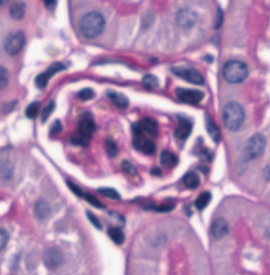
#> input picture data/original_images/P44F_PAS.tif, 270 x 275 px, found by its file name; its folder holds only this picture in this run
$ python 2_nuclei_segmentation.py
#> lines starting #> are read from the running program, lines starting #| are printed output that depends on the picture; after the words box and inside, x2 and y2 are one past the last pixel; in counts of white or black regions, pixels touching at a corner belong together
import os
import cv2
import numpy as np
from skimage import io, exposure
from skimage.color import rgb2hed
from skimage.filters import threshold_otsu
from scipy.ndimage import distance_transform_edt
from skimage.segmentation import watershed
from skimage.measure import label
from skimage.morphology import disk, opening, closing, remove_small_objects, remove_small_holes, erosion

MIN_OBJ     = 100       # min nucleus area (px)
MIN_HOLE    = 30        # fill small holes (px)
NUCLEI_CORE_ALPHA = 0.2 # strictness of core seed threshold for watershed

OPEN_R  = 4             # opening radius
CLOSE_R = 1             # closing radius
ERODE_R = 1             # erosion radius

DATA_FOLDER      = '/Nuclei_Segmentation/data/original_images'
GLOM_MASKS_ROOT  = '/Nuclei_Segmentation/data/glomeruli_masks'
RESULTS_ROOT     = '/Nuclei_Segmentation/results'
STEP_DIR         = os.path.join(RESULTS_ROOT, 'step_results')
OVERLAY_DIR      = os.path.join(RESULTS_ROOT, 'segmentation_results')
NUCLEI_MASK_DIR  = os.path.join(RESULTS_ROOT, 'Nuclei_segmented')

def ensure_dir(p):
    if not os.path.exists(p):
        os.makedirs(p)

def save_image(image, out_dir, filename, normalize=True):
    ensure_dir(out_dir)
    arr = image
    if normalize and image.dtype != np.uint8:
        rng = np.ptp(image)
        arr = np.zeros_like(image, dtype=np.uint8) if rng == 0 else (255 * (image - np.min(image)) / rng).astype(np.uint8)
    io.imsave(os.path.join(out_dir, filename), arr)

def load_glom_mask_for_image(base_filename, masks_root):
    """Load {stem}_mask.png as 0/255 uint8; return None if missing."""
    p = os.path.join(masks_root, f"{base_filename}_mask.png")
    if not os.path.isfile(p):
        return None
    m = io.imread(p)
    if m.ndim == 3:
        m = cv2.cvtColor(m, cv2.COLOR_RGB2GRAY)
    return ((m > 0).astype(np.uint8) * 255)

def otsu_and_core(h_norm, glom_mask=None):
    """Otsu on normalized H. Returns (bin_otsu 0/255, core_seeds bool)."""
    if glom_mask is not None:
        m = (glom_mask > 0)
        h_m = h_norm[m] if m.any() else h_norm
    else:
        m = None
        h_m = h_norm

    t = threshold_otsu(h_m)
    p95 = np.percentile(h_m, 95)
    t_core = t + NUCLEI_CORE_ALPHA * (p95 - t)

    bin_otsu_bool = (h_norm > t)
    core_bool     = (h_norm > t_core)

    if m is not None:
        bin_otsu_bool &= m
        core_bool     &= m

    return (bin_otsu_bool.astype(np.uint8) * 255), core_bool

def morph_clean(binary_mask_uint8, open_r, close_r):
    """opening -> closing -> remove small holes."""
    m = (binary_mask_uint8 > 0)
    if open_r > 0:
        m = opening(m, disk(open_r))
    if close_r > 0:
        m = closing(m, disk(close_r))
    m = remove_small_objects(m, min_size=MIN_OBJ)
    m = remove_small_holes(m, area_threshold=MIN_HOLE)
    return (m.astype(np.uint8) * 255)

def process_image(image_path):
    base = os.path.splitext(os.path.basename(image_path))[0]

    # read RGB
    bgr = cv2.imread(image_path, cv2.IMREAD_COLOR)
    if bgr is None:
        print(f"[WARN] cannot read {image_path}")
        return 0
    rgb = cv2.cvtColor(bgr, cv2.COLOR_BGR2RGB)
    save_image(rgb, STEP_DIR, f"{base}_01_original.jpg", normalize=False)

    # glomerulus mask
    glom_mask = load_glom_mask_for_image(base, GLOM_MASKS_ROOT)
    if glom_mask is None:
        gray = cv2.cvtColor(bgr, cv2.COLOR_BGR2GRAY)
        glom_mask = (gray > 10).astype(np.uint8) * 255
    save_image(glom_mask, STEP_DIR, f"{base}_02_glom_mask.jpg", normalize=False)

    # Hematoxylin channel + normalize
    h = rgb2hed(rgb)[:, :, 0]
    h_norm = exposure.rescale_intensity(h, in_range='image', out_range=(0, 1))
    save_image(h_norm, STEP_DIR, f"{base}_02b_h_norm.jpg")

    # Otsu + core seeds
    bin_nuclei, core_seeds = otsu_and_core(h_norm, glom_mask)
    save_image(bin_nuclei, STEP_DIR, f"{base}_03_binary_nuclei.jpg", normalize=False)

    # Morph cleaning
    cleaned = morph_clean(bin_nuclei, OPEN_R, CLOSE_R)
    save_image(cleaned, STEP_DIR, f"{base}_04_cleaned_o{OPEN_R}_c{CLOSE_R}.jpg", normalize=False)

    # Distance + markers
    bin_bool = (cleaned > 0)
    dist = distance_transform_edt(bin_bool)
    save_image(dist, STEP_DIR, f"{base}_05_distance.jpg")

    core_seeds = remove_small_objects(core_seeds.copy(), min_size=20)
    markers = label(core_seeds)

    # Watershed
    labels_ws = watershed(-dist, markers, mask=bin_bool)
    save_image(labels_ws, STEP_DIR, f"{base}_06_labels.jpg")

    # Final mask within glom + optional contraction
    labels_glom = (labels_ws > 0).astype(np.uint8) * ((glom_mask > 0).astype(np.uint8))
    final_mask = labels_glom > 0
    if ERODE_R > 0:
        final_mask = erosion(final_mask, disk(ERODE_R))
    final_mask_u8 = final_mask.astype(np.uint8) * 255

    # Overlay
    overlay = rgb.copy()
    overlay[final_mask_u8 > 0] = [255, 0, 0]
    save_image(overlay, STEP_DIR, f"{base}_07_overlay_nuclei.jpg", normalize=False)

    comp_count = label(final_mask).max()
    return comp_count

def main():
    counts_log = os.path.join(OVERLAY_DIR, "nuclei_counts.txt")
    with open(counts_log, "w"):
        pass

    for fn in sorted(os.listdir(DATA_FOLDER)):
        if not fn.lower().endswith('.tif'):
            continue
        img_path = os.path.join(DATA_FOLDER, fn)
        ncount = process_image(img_path)
#> in process_image, bgr is the input picture: shape (275, 270, 3); mean B, G, R 176.7, 137.8, 173.4
#> in process_image, `gray = cv2.cvtColor(bgr, cv2.COLOR_BGR2GRAY)`:
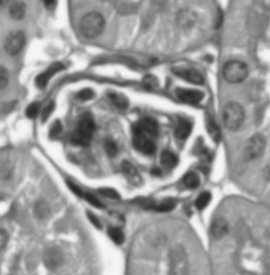
#> gray: shape (275, 270); min 36, max 248, mean 152.9
#> in process_image, `glom_mask = (gray > 10).astype(np.uint8) * 255`: glom_mask: shape (275, 270); every value is 255
#> in process_image, `h = rgb2hed(rgb)[:, :, 0]`:
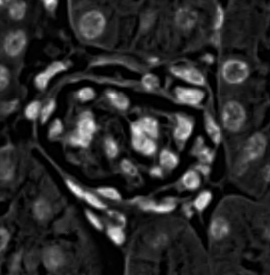
#> h: shape (275, 270) float64; min 0, max 0.232, mean 0.0394; drawn with min black and max white
#> in otsu_and_core, `m = (glom_mask > 0)`: m: shape (275, 270) bool; every value is 1
#> in otsu_and_core, `t = threshold_otsu(h_m)`: t = 0.295
#> in otsu_and_core, `p95 = np.percentile(h_m, 95)`: p95 = 0.554
#> in otsu_and_core, `t_core = t + NUCLEI_CORE_ALPHA * (p95 - t)`: t_core = 0.347
#> in otsu_and_core, `bin_otsu_bool = (h_norm > t)`:
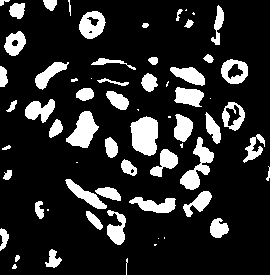
#> bin_otsu_bool: shape (275, 270) bool; 16.4% white; 65 white regions (14 under 20 px), largest, box (x1, y1, x2, y2) and area: (130, 116, 158, 156) 865, (180, 137, 214, 190) 695, (66, 111, 99, 148) 681
#> in otsu_and_core, `core_bool     = (h_norm > t_core)`: core_bool: shape (275, 270) bool; 12.5% white; 71 white regions (24 under 20 px), largest, box (x1, y1, x2, y2) and area: (131, 117, 158, 155) 821, (68, 111, 97, 148) 615, (25, 100, 55, 122) 383
#> in morph_clean, `m = opening(m, disk(open_r))`: m: shape (275, 270) bool; 11.9% white; 41 white regions (1 under 20 px), largest, box (x1, y1, x2, y2) and area: (130, 116, 158, 156) 851, (67, 111, 98, 148) 662, (175, 87, 204, 107) 391
#> in process_image, `dist = distance_transform_edt(bin_bool)`:
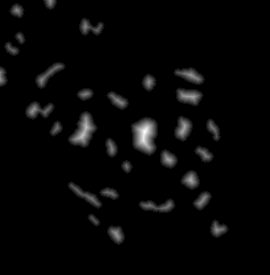
#> dist: shape (275, 270) float64; min 0, max 13.04, mean 0.355; drawn with min black and max white
#> in process_image, `markers = label(core_seeds)`: markers: shape (275, 270) int32; 48 distinct labels, from 0 to 47
#> in process_image, `labels_ws = watershed(-dist, markers, mask=bin_bool)`:
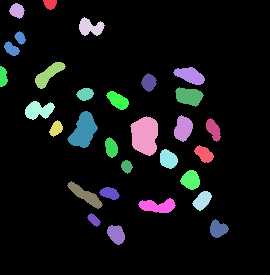
#> labels_ws: shape (275, 270) int32; 30 distinct labels, from 0 to 45; one colour per label, 0 black
#> in process_image, `final_mask = erosion(final_mask, disk(ERODE_R))`: final_mask: shape (275, 270) bool; 8.8% white; 30 white regions, largest, box (x1, y1, x2, y2) and area: (131, 117, 157, 155) 751, (68, 112, 97, 147) 573, (176, 88, 203, 106) 322
#> in process_image, `overlay[final_mask_u8 > 0] = [255, 0, 0]`:
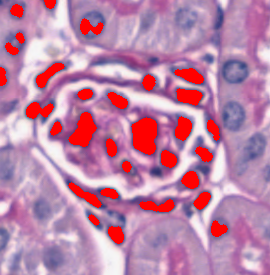
#> overlay: shape (275, 270, 3); mean R, G, B 189.5, 132.1, 166.3
#> in save_image (call 8), `io.imsave(os.path.join(out_dir, filename), arr)`:
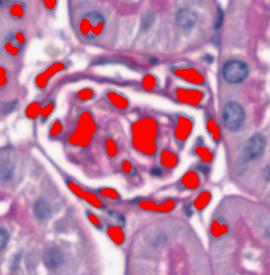
#> saved as P44F_PAS_07_overlay_nuclei.jpg: shape (275, 270, 3); mean R, G, B 188.9, 132.3, 166.5
#> in process_image, `comp_count = label(final_mask).max()`: comp_count = 30
#> ncount = 30
        with open(counts_log, "a") as f:
            f.write(f"{fn}: {ncount}\n")
    print(f"[DONE] Outputs -> overlays:{OVERLAY_DIR}  masks:{NUCLEI_MASK_DIR}")

if __name__ == "__main__":
    main()

$ run again, on data/original_images/P44F_PAS_004.tif
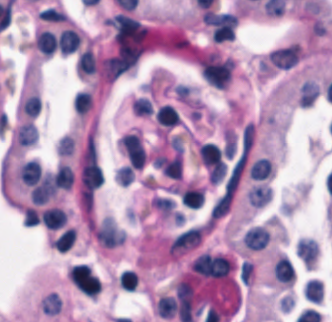
#> input picture data/original_images/P44F_PAS_004.tif, 332 x 322 px, found by its file name
#> in process_image, bgr is the input picture: shape (322, 332, 3); mean B, G, R 179.3, 143.8, 175.8
#> glom_mask: shape (322, 332); every value is 255
#> t = 0.283
#> p95 = 0.569
#> t_core = 0.34
#> bin_otsu_bool: shape (322, 332) bool; 18.5% white; 79 white regions (11 under 20 px), largest, box (x1, y1, x2, y2) and area: (105, 15, 148, 82) 1353, (210, 124, 254, 228) 906, (83, 136, 105, 212) 805
#> core_bool: shape (322, 332) bool; 15.1% white; 81 white regions (15 under 20 px), largest, box (x1, y1, x2, y2) and area: (109, 15, 147, 79) 1128, (212, 125, 253, 219) 785, (83, 137, 104, 211) 675
#> markers: shape (322, 332) int32; 67 distinct labels, from 0 to 66
#> in process_image, `labels_ws = watershed(-dist, markers, mask=bin_bool)`:
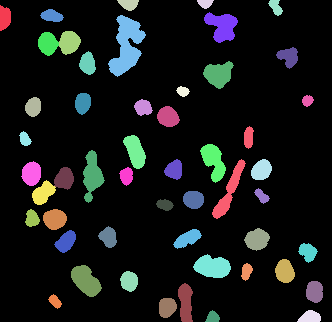
#> labels_ws: shape (322, 332) int32; 51 distinct labels, from 0 to 65; one colour per label, 0 black
#> final_mask: shape (322, 332) bool; 12.8% white; 49 white regions, largest, box (x1, y1, x2, y2) and area: (109, 16, 145, 76) 1044, (39, 32, 80, 55) 638, (33, 168, 73, 204) 572
#> overlay: shape (322, 332, 3); mean R, G, B 199.3, 135.8, 164.5
#> in save_image (call 8), `io.imsave(os.path.join(out_dir, filename), arr)`:
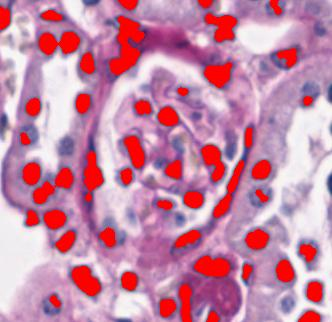
#> saved as P44F_PAS_004_07_overlay_nuclei.jpg: shape (322, 332, 3); mean R, G, B 198.5, 136.2, 164.7
#> comp_count = 49

$ run again, on data/original_images/P44F_PAS_005.tif
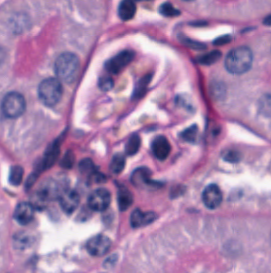
#> input picture data/original_images/P44F_PAS_005.tif, 271 x 273 px, found by its file name
#> in process_image, bgr is the input picture: shape (273, 271, 3); mean B, G, R 172.9, 131.5, 167.3
#> glom_mask: shape (273, 271); every value is 255
#> t = 0.283
#> p95 = 0.534
#> t_core = 0.333
#> bin_otsu_bool: shape (273, 271) bool; 18.4% white; 68 white regions (28 under 20 px), largest, box (x1, y1, x2, y2) and area: (12, 125, 112, 226) 3090, (38, 52, 79, 107) 925, (98, 49, 136, 92) 726
#> core_bool: shape (273, 271) bool; 14.3% white; 63 white regions (19 under 20 px), largest, box (x1, y1, x2, y2) and area: (24, 126, 75, 192) 962, (98, 49, 135, 91) 644, (35, 182, 80, 215) 580
#> markers: shape (273, 271) int32; 45 distinct labels, from 0 to 44
#> in process_image, `labels_ws = watershed(-dist, markers, mask=bin_bool)`:
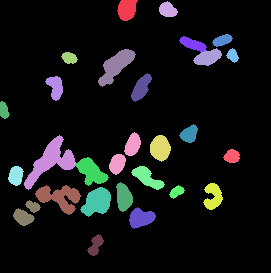
#> labels_ws: shape (273, 271) int32; 29 distinct labels, from 0 to 40; one colour per label, 0 black
#> final_mask: shape (273, 271) bool; 10.4% white; 27 white regions, largest, box (x1, y1, x2, y2) and area: (25, 136, 108, 189) 1277, (36, 186, 80, 214) 562, (99, 50, 135, 86) 552
#> overlay: shape (273, 271, 3); mean R, G, B 185.9, 124.7, 160.3
#> in save_image (call 8), `io.imsave(os.path.join(out_dir, filename), arr)`:
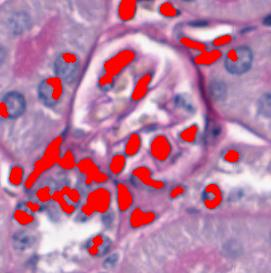
#> saved as P44F_PAS_005_07_overlay_nuclei.jpg: shape (273, 271, 3); mean R, G, B 185.2, 125, 160.6
#> comp_count = 27

$ run again, on data/original_images/P44F_PAS_006.tif
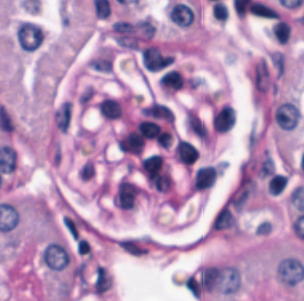
#> input picture data/original_images/P44F_PAS_006.tif, 304 x 301 px, found by its file name
#> in process_image, bgr is the input picture: shape (301, 304, 3); mean B, G, R 181.4, 143.7, 178.8
#> glom_mask: shape (301, 304); every value is 255
#> t = 0.256
#> p95 = 0.476
#> t_core = 0.3
#> bin_otsu_bool: shape (301, 304) bool; 15.7% white; 87 white regions (29 under 20 px), largest, box (x1, y1, x2, y2) and area: (119, 121, 172, 155) 941, (142, 155, 171, 192) 609, (185, 267, 224, 299) 565
#> core_bool: shape (301, 304) bool; 12.8% white; 89 white regions (31 under 20 px), largest, box (x1, y1, x2, y2) and area: (119, 122, 171, 155) 864, (143, 155, 170, 192) 532, (234, 0, 280, 19) 504
#> markers: shape (301, 304) int32; 59 distinct labels, from 0 to 58
#> labels_ws: shape (301, 304) int32; 32 distinct labels, from 0 to 56
#> final_mask: shape (301, 304) bool; 8.2% white; 31 white regions, largest, box (x1, y1, x2, y2) and area: (120, 122, 171, 154) 787, (143, 156, 170, 188) 467, (235, 0, 277, 18) 442
#> overlay: shape (301, 304, 3); mean R, G, B 194, 138.7, 171.8
#> in save_image (call 8), `io.imsave(os.path.join(out_dir, filename), arr)`:
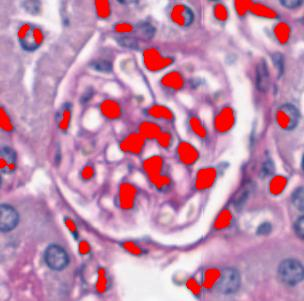
#> saved as P44F_PAS_006_07_overlay_nuclei.jpg: shape (301, 304, 3); mean R, G, B 193.5, 139, 171.9
#> comp_count = 31
